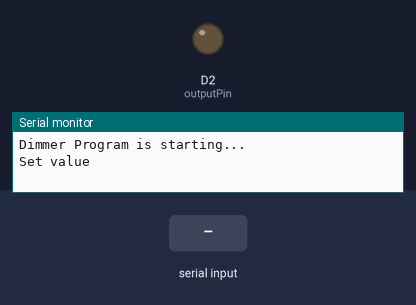
Recording of a sketch running on a simulated ESP8266 (NodeMCU). Parts: output pins drawn as LEDs (lit = HIGH), the last lines printed to the serial monitor. The inputs (shaded band) are chosen by the test bench.

Above: at 1.2 s.
1.3 s: "90,45\n" received over Serial
At 2.9 s:
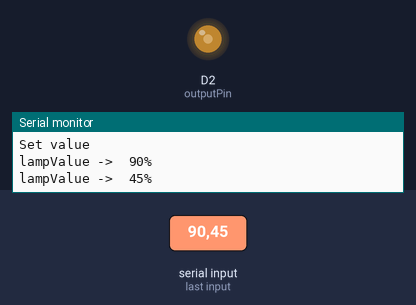
3.2 s: "5\n" received over Serial
At 4.3 s:
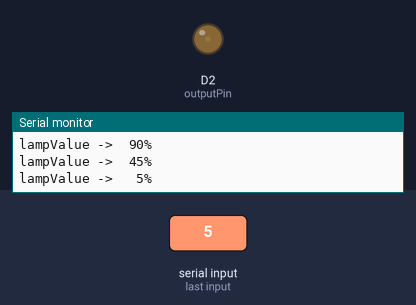
4.9 s: "30,150\n" received over Serial
At 5.8 s:
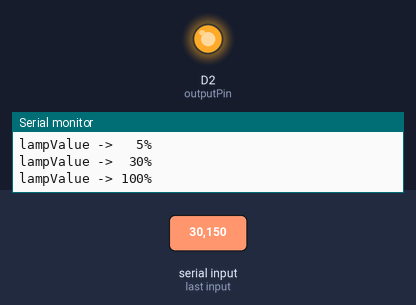
Timing chart, 0 to 7.9 s (numbered marks = the images above; inputs shaded):
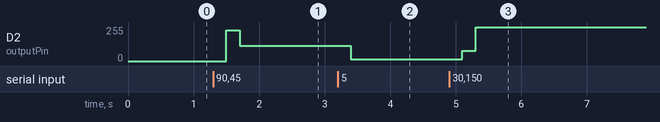

The sketch:

SerialMonitorDim.ino
```cpp
/**************
 *  RobotDyn
 *  Dimmer Library
 *  **************
 *
 * The following sketch is meant to define the dimming value through the serial port of the controller,
 * using USE_SERIAL.begin
 *    void printSpace() function is used for adding of space after functional data
 *    void loop()  serial port evaluator, used to register and define values in dimmer.setPower(outVal);
 *
 *
 *  ---------------------- OUTPUT & INPUT Pin table ---------------------
 *  +---------------+-------------------------+-------------------------+
 *  |   Board       | INPUT Pin               | OUTPUT Pin              |
 *  |               | Zero-Cross              |                         |
 *  +---------------+-------------------------+-------------------------+
 *  | Lenardo       | D7 (NOT CHANGABLE)      | D0-D6, D8-D13           |
 *  +---------------+-------------------------+-------------------------+
 *  | Mega          | D2 (NOT CHANGABLE)      | D0-D1, D3-D70           |
 *  +---------------+-------------------------+-------------------------+
 *  | Uno           | D2 (NOT CHANGABLE)      | D0-D1, D3-D20           |
 *  +---------------+-------------------------+-------------------------+
 *  | ESP8266       | D1(IO5),    D2(IO4),    | D0(IO16),   D1(IO5),    |
 *  |               | D5(IO14),   D6(IO12),   | D2(IO4),    D5(IO14),   |
 *  |               | D7(IO13),   D8(IO15),   | D6(IO12),   D7(IO13),   |
 *  |               |                         | D8(IO15)                |
 *  +---------------+-------------------------+-------------------------+
 *  | ESP32         | 4(GPI36),   6(GPI34),   | 8(GPO32),   9(GP033),   |
 *  |               | 5(GPI39),   7(GPI35),   | 10(GPIO25), 11(GPIO26), |
 *  |               | 8(GPO32),   9(GP033),   | 12(GPIO27), 13(GPIO14), |
 *  |               | 10(GPI025), 11(GPIO26), | 14(GPIO12), 16(GPIO13), |
 *  |               | 12(GPIO27), 13(GPIO14), | 23(GPIO15), 24(GPIO2),  |
 *  |               | 14(GPIO12), 16(GPIO13), | 25(GPIO0),  26(GPIO4),  |
 *  |               | 21(GPIO7),  23(GPIO15), | 27(GPIO16), 28(GPIO17), |
 *  |               | 24(GPIO2),  25(GPIO0),  | 29(GPIO5),  30(GPIO18), |
 *  |               | 26(GPIO4),  27(GPIO16), | 31(GPIO19), 33(GPIO21), |
 *  |               | 28(GPIO17), 29(GPIO5),  | 34(GPIO3),  35(GPIO1),  |
 *  |               | 30(GPIO18), 31(GPIO19), | 36(GPIO22), 37(GPIO23), |
 *  |               | 33(GPIO21), 35(GPIO1),  |                         |
 *  |               | 36(GPIO22), 37(GPIO23), |                         |
 *  +---------------+-------------------------+-------------------------+
 *  | Arduino M0    | D7 (NOT CHANGABLE)      | D0-D6, D8-D13           |
 *  | Arduino Zero  |                         |                         |
 *  +---------------+-------------------------+-------------------------+
 *  | Arduino Due   | D0-D53                  | D0-D53                  |
 *  +---------------+-------------------------+-------------------------+
 *  | STM32         | PA0-PA15,PB0-PB15       | PA0-PA15,PB0-PB15       |
 *  | Black Pill    | PC13-PC15               | PC13-PC15               |
 *  | BluePill      |                         |                         |
 *  | Etc...        |                         |                         |
 *  +---------------+-------------------------+-------------------------+
 */

#include <RBDdimmer.h>//
//#define USE_SERIAL  SerialUSB //Serial for boards whith USB serial port
#define USE_SERIAL  Serial
#define outputPin  D2
#define zerocross  D1 // for boards with CHANGEBLE input pins
#include <OneWire.h>

#include <DallasTemperature.h>

#define ONE_WIRE_BUS 8

OneWire oneWire(ONE_WIRE_BUS);

DallasTemperature sensorSuhu(&oneWire);

float nilai_suhu;

 dimmerLamp dimmer(outputPin, zerocross); //initialase port for dimmer for ESP8266, ESP32, Arduino due boards
//dimmerLamp dimmer(outputPin); //initialase port for dimmer for MEGA, Leonardo, UNO, Arduino M0, Arduino Zero

int outVal = 0;

void setup() {
  USE_SERIAL.begin(9600);
  dimmer.begin(NORMAL_MODE, ON); //dimmer initialisation: name.begin(MODE, STATE)
  USE_SERIAL.println("Dimmer Program is starting...");
  USE_SERIAL.println("Set value");
}

void printSpace(int val)
{
  if ((val / 100) == 0) USE_SERIAL.print(" ");
  if ((val / 10) == 0) USE_SERIAL.print(" ");
}
float baca_suhu(){

  sensorSuhu.requestTemperatures();

  float suhu = sensorSuhu.getTempCByIndex(0);

  return suhu;


  }

void loop() {
  int preVal = outVal;


  if (USE_SERIAL.available())
  {
    int buf = USE_SERIAL.parseInt();
    if (buf != 0) outVal = buf;
    delay(200);
  }
  dimmer.setPower(outVal); // setPower(0-100%);

  if (preVal != outVal)
  {
    USE_SERIAL.print("lampValue -> ");
    printSpace(dimmer.getPower());
    USE_SERIAL.print(dimmer.getPower());
    USE_SERIAL.println("%");

  }

//  nilai_suhu=baca_suhu();
//  Serial.print(nilai_suhu);
//  Serial.println(" C");
//  delay(1000);

}
```

Measured:
- after the input at 1.3 s, D2 (outputPin): 0/255 → 229/255 after 0.20 s, → 114/255 0.20 s later
- after the input at 3.2 s, D2 (outputPin): 114/255 → 12/255 after 0.20 s
- after the input at 4.9 s, D2 (outputPin): 12/255 → 76/255 after 0.20 s, → 255/255 0.20 s later
